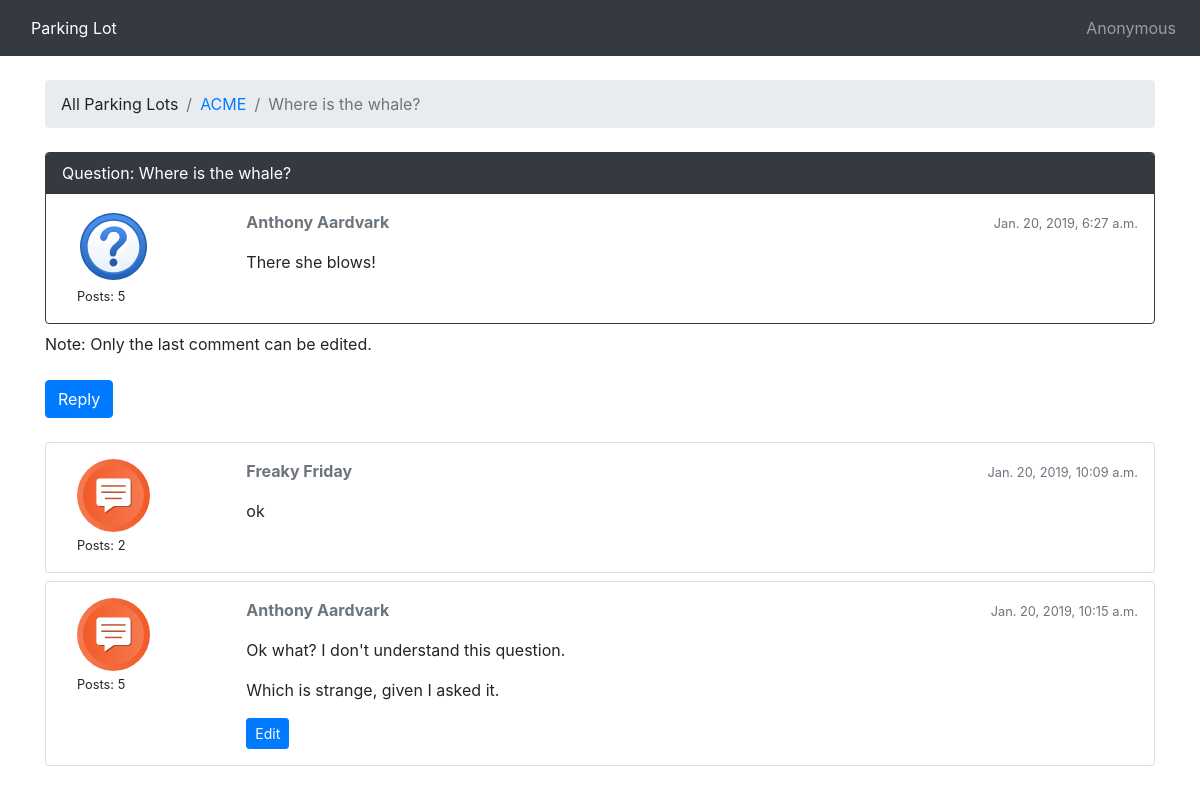
The page /lots/acme/questions/4/ on the database its author committed.
### lot/models.py (models this page shows, shortened)
class Question(models.Model):
    subject = models.CharField(max_length=255)
    last_updated = models.DateTimeField(auto_now_add=True)
    lot = models.ForeignKey(Lot, related_name='questions',
                            on_delete=models.CASCADE)
    starter = models.ForeignKey(User, related_name='questions',
                                on_delete=models.CASCADE)
    starter_name = models.CharField(max_length=100, default='Anonymous')
    views = models.PositiveIntegerField(default=0)
    def get_first_post(self):
        return (Post.objects.filter(question=self)
                .order_by('created_at')
                .first())

class Lot(models.Model):
    group_name = models.CharField(max_length=30, unique=True)
    description = models.CharField(max_length=100)
    location = models.CharField(max_length=100)
    start_date = models.DateField(null=True)
    end_date = models.DateField(null=True)
    slug = models.SlugField(unique=True)
    timezone = models.CharField(max_length=100, choices=TIMEZONE_CHOICES,
                                default='America/Los_Angeles')

class Post(models.Model):
    message = models.TextField(max_length=4000)
    question = models.ForeignKey(Question, related_name='posts',
                                 on_delete=models.CASCADE)
    created_at = models.DateTimeField(auto_now_add=True)
    updated_at = models.DateTimeField(null=True)
    created_by = models.ForeignKey(User, null=True, related_name='posts',
                                   on_delete=models.CASCADE)
    updated_by = models.ForeignKey(User, null=True, related_name='+',
                                   on_delete=models.CASCADE)
    created_name = models.CharField(max_length=100)
    updated_name = models.CharField(max_length=100)
    def get_message_as_markdown(self):
        return mark_safe(markdown(self.message, safe_mode='escape'))
    def get_comment_count_by_user_in_lot(self):
        lot = self.question.lot
        return (Post.objects.filter(question__lot=lot)
                .filter(created_name=self.created_name)
                .count())

### lot/views.py (the view)
class PostListView(ListView):
    model = Post
    context_object_name = 'posts'
    template_name = 'comments_on_question.html'
    def get_context_data(self, **kwargs):
        session_key = f'viewed_question_{self.question.pk}'
        if not self.request.session.get(session_key, False):
            self.question.views += 1
            self.question.save()
            self.request.session[session_key] = True
        kwargs['question'] = self.question
        return super().get_context_data(**kwargs)
    def get_queryset(self):
        self.question = get_object_or_404(Question,
                                          lot__slug=self.kwargs.get('lot_id'),
                                          pk=self.kwargs.get('question_pk'))
        queryset = self.question.posts.order_by('created_at')
        return queryset

### templates/comments_on_question.html (shortened to what this page needs)
{% extends 'base.html' %}
{% load static %}
{% load tz %}
{% block breadcrumb %}
{% include 'includes/parklot_breadcrumb.html' %}
<li class="breadcrumb-item"><a href="{% url 'list_questions' question.lot.slug %}">{{ question.lot.group_name }}</a></li>
<li class="breadcrumb-item active">{{ question.subject }}</li>
{% endblock %}
{% block content %}
{% timezone question.lot.timezone %}
{% include 'includes/single_comment.html' with post=question.get_first_post question=question %}
Note: Only the last comment can be edited.<br/><br/>
<div class='mb-4'>
    <a href="{% url 'post_comment' question.lot.slug question.pk %}" class="btn btn-primary" role="button">Reply</a>
</div>
{% for post in posts|slice:"1:" %}
  {% include 'includes/single_comment.html' with post=post question=None%}
{% endfor %}
{% endtimezone %}
{% endblock %}

### templates/includes/single_comment.html
{% load static %}
<div class="card mb-2 {% if question %} border-dark {% endif %}">
    {% if question %}
    <div class="card-header text-white bg-dark py-2 px-3">
      Question: {{question.subject}}
    </div>
    {% endif %}
    <div class="card-body p-3">
        <div class="row">
            <div class="col-2">
                <div class="col-8">
                    {% if question %}
                    <img src="{% static 'img/question_icon.svg' %}" alt="{{post.created_name}}" class="w-100">
                    {% else %}
                    <img src="{% static 'img/comment_icon.svg' %}" alt="{{post.created_name}}" class="w-100">
                    {% endif %}
                </div>
                <div class="col-12">
                    <small>Posts: {{ post.get_comment_count_by_user_in_lot }}</small>
                </div>
            </div>
            <div class="col-10">
                <div class="row mb-3">
                    <div class="col-6">
                        <strong class="text-muted">{{ post.created_name}} </strong>
                    </div>
                    <div class="col-6 text-right">
                        <small class="text-muted">{{ post.created_at }}</small>
                    </div>
                </div>
                {{ post.get_message_as_markdown }}
                {% if forloop.last %}
                <div class="mt-3">
                    <a href="{% url 'edit_comment' post.question.lot.slug post.question.pk post.pk %}"
                       class="btn btn-primary btn-sm" role="button">Edit</a>
                </div>
                {% endif %}
            </div>
        </div>
    </div>
</div>

### rows shown on the page
Question: lot.group_name "ACME", subject "Where is the whale?"
Post: get_comment_count_by_user_in_lot "5", created_name "Anthony Aardvark", created_at "Jan. 20, 2019, 6:27 a.m.", get_message_as_markdown "There she blows!"
Post: get_comment_count_by_user_in_lot "2", created_name "Freaky Friday", created_at "Jan. 20, 2019, 10:09 a.m.", get_message_as_markdown "ok"
Post: get_comment_count_by_user_in_lot "5", created_name "Anthony Aardvark", created_at "Jan. 20, 2019, 10:15 a.m.", get_message_as_markdown "Ok what? I don't understand this question. Which is strange, given I asked it.", shows "Edit"

### other values the page prints
{{ request.session.name|default:"Anonymous" }} "Anonymous"
